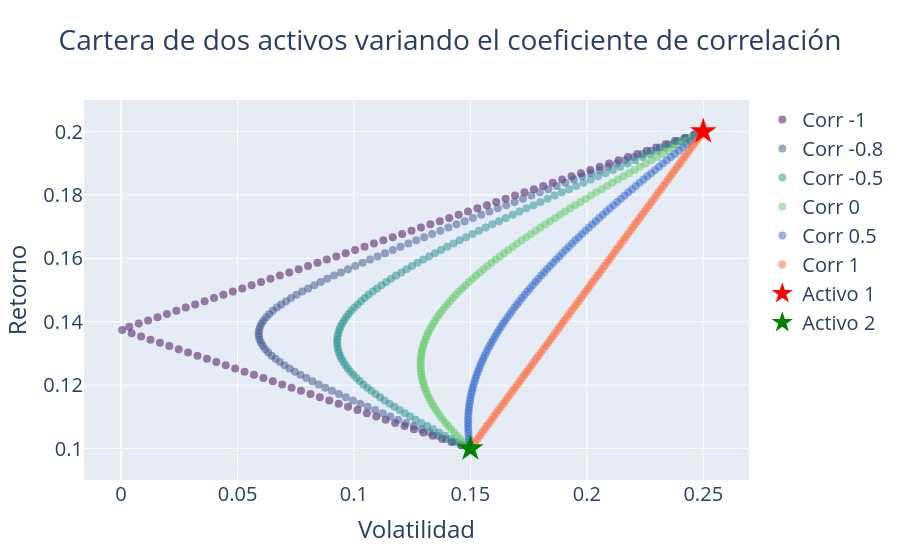

Here is the notebook cell this chart was saved with:
### Markdown cell above
* Si $-1 \leq \rho_{12} \leq 1$ se dice que los activos tienen correlación **lineal no perfecta**.

    - Hay beneficios de diversificación, a mayor correlación negativa mayor beneficio.

    - La rentabilidad de la cartera es igual (recordad que no depende de las relaciones entre activos).
        - $E(\tilde R_P) = w_1 E(\tilde R_1) + w_2 E(\tilde R_2)$
        $$$$
        
    - La varianza de la cartera es igual a:
        - $\sigma²(\tilde R_p)= \underset{Activo 1} {\underbrace{w_1²\sigma²(\tilde R_1)}}+\underset{Activo 2} {\underbrace{w_2²\sigma²(\tilde R_2)}}+ \underset{Relacion\ entre\ activos} {\underbrace{2w_1w_2 \rho_{12} \sigma_1 \sigma_2}}$
        $$$$

    - La volatilidad de la cartera es igual a la raiz cuadrada de la varianza.
        - $\sigma(\tilde R_p)= \sqrt{w_1²\sigma²(\tilde R_1)+w_2²\sigma²(\tilde R_2)+ 2w_1w_2 \rho_{12} \sigma_1 \sigma_2} $

### Code cell
pesos_1 = np.linspace(0, 1, 100)
coef_corr_lst = [-1, -0.8, -0.5, 0, 0.5, 1]

# Definir un mapa de colores basado en coef_corr_lst
colors = ["#440154", "#3b528b", "#21918c", "#5ec962", "#3366CC", "#FF6633"]

# Ajustar el tamaño de la
layout_width = 1200  # Ancho en píxeles
layout_height = 700  # Altura en píxeles

# Crear la figura de plotly
fig = go.Figure()

for idx, coef_corr_i in enumerate(coef_corr_lst):
    ret_lst = []
    std_lst = []

    for w_1 in pesos_1:
        w_2 = 1 - w_1
        ret_p = calc_ret_cartera(w_1, w_2, ret1, ret2)
        std_p = calc_std_cartera(w_1, w_2, std1, std2, coef_corr_i)

        ret_lst.append(ret_p)
        std_lst.append(std_p)

    fig.add_trace(go.Scatter(x=std_lst, y=ret_lst, mode="markers", name=f"Corr {coef_corr_i}", marker=dict(color=colors[idx], size=8, opacity=0.5)))

# Añadir puntos de activos individuales
fig.add_trace(go.Scatter(x=[std1], y=[ret1], mode="markers", marker=dict(color="red", size=20, symbol="star"), name="Activo 1"))
fig.add_trace(go.Scatter(x=[std2], y=[ret2], mode="markers", marker=dict(color="green", size=20, symbol="star"), name="Activo 2"))

# Configurar títulos y etiquetas

title_font_size = 20  # Tamaño de fuente del título

fig.update_layout(
    title="Cartera de dos activos variando el coeficiente de correlación",
    font=dict(size=title_font_size),
    title_x=0.5,
    # xanchor='center',
    xaxis_title="Volatilidad",
    yaxis_title="Retorno",
)

# Mostrar el gráfico
fig.show()
